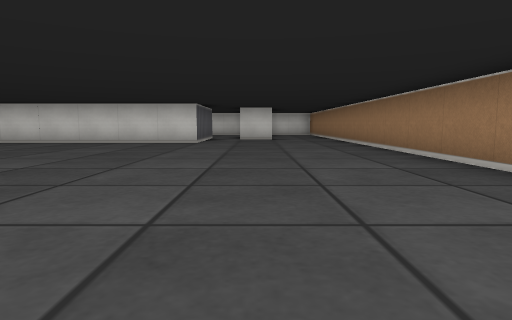
[1] (above)

15 first-person views from a walk through a cub3D maze. The camera is about half as high as the walls, tilts 6° down and sees 75° across. The floor is counted in squares. Each view is taken from the middle of a square. On the plan, view 1 faces up. The plan holds only what a view shows up to about 9 squares ahead; the rest is blank.

[2]
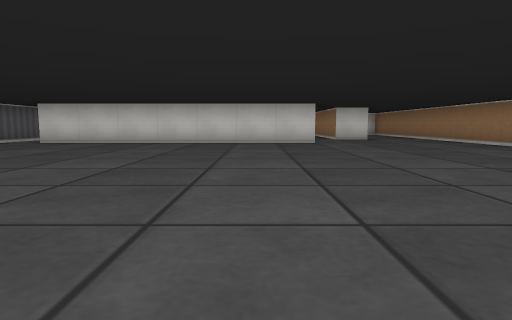

[3]
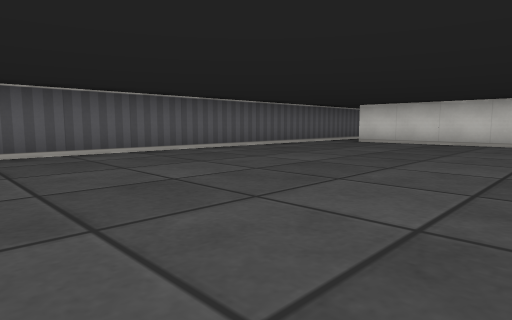

[4]
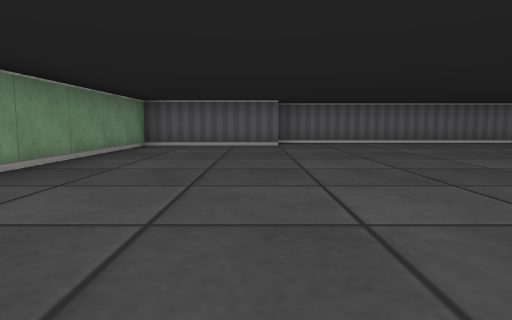

[5]
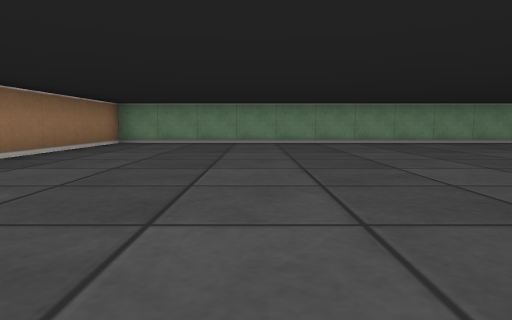

[6]
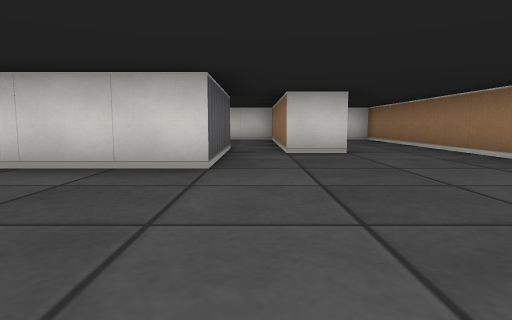

[7]
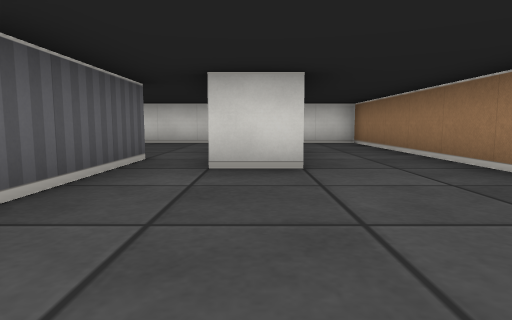

[8]
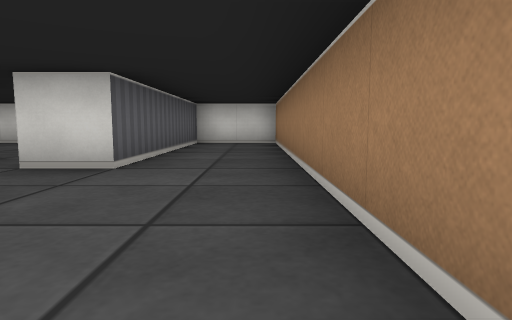

[9]
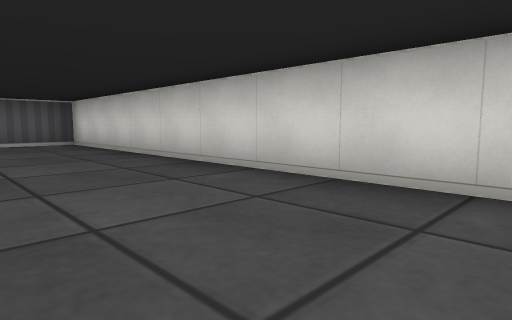

[10]
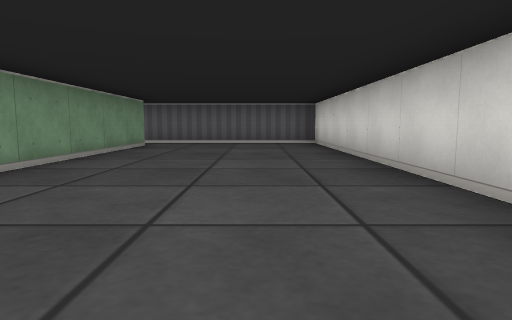

[11]
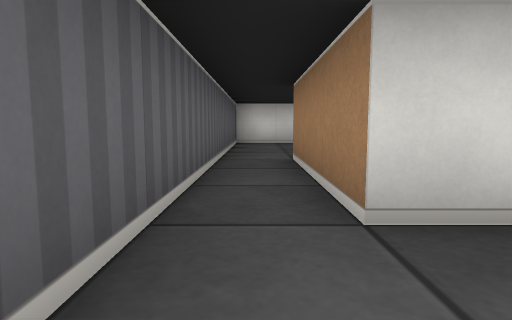

[12]
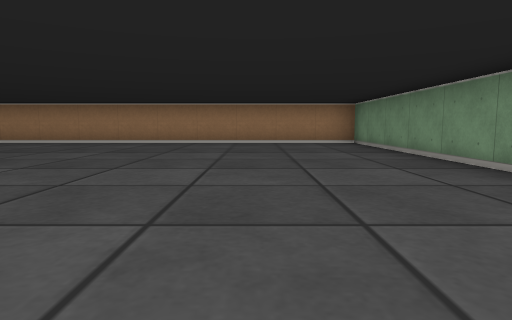

[13]
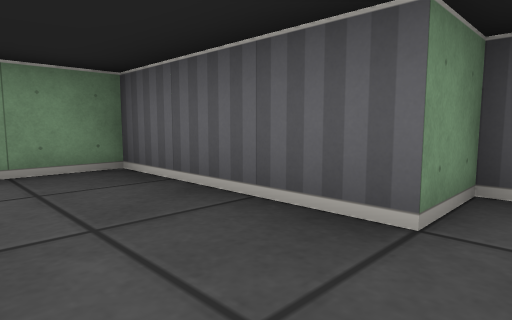

[14]
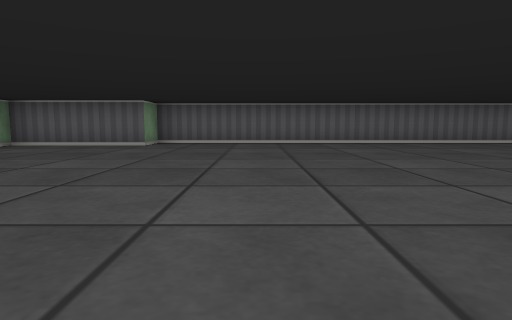

[15]
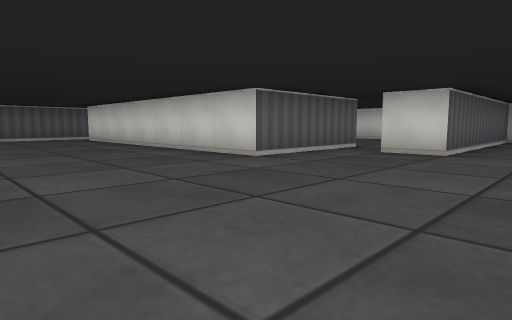

### Floor plan
Points are (right, up) in squares from view 1. A wall is a line through its corners. A room is listed if a view was taken in it or the views show most of it. See-through windows are left out.
Room 1 (views 1, 2, 3, 4, 5, 6, 7, 8, 11, 12, 13, 14, 15)
walls: (-1.5, 10.4) (-1.5, 8.5) (-8.5, 8.5); (-9.5, 8.5) (-9.5, -0.5) (-8.5, -0.5) (-8.5, -3.5) (2.5, -3.5) (2.5, 15.5) (0.5, 15.5) (0.5, 10.5) (-0.5, 10.5)
ways out: opening at (-9, 9) to room 2; opening at (-1, 11) to room 2
Room 2 (views 9, 10)
walls: (-1.5, 11.6) (-1.5, 10.4); (-1.1, 15.5) (-9.5, 15.5) (-9.5, 8.5); (-0.5, 10.5) (-0.5, 13.9); (-8.5, 8.5) (-8.5, 11.5) (-4.1, 11.5)
ways out: opening at (-9, 9) to room 1; opening at (-1, 11) to room 1

Where each view was taken, in squares from view 1:
view 1: 0 up, 0 right, facing up
view 2: 0 up, 3 left, facing up
view 3: 0 up, 4 left, facing up-left
view 4: 1 down, 1 left, facing left
view 5: 5 up, 1 left, facing down
view 6: 5 up, 1 left, facing up
view 7: 7 up, 0 right, facing up
view 8: 7 up, 2 right, facing up
view 9: 13 up, 1 left, facing up-left
view 10: 14 up, 1 left, facing left
view 11: 7 up, 9 left, facing up
view 12: 1 down, 6 left, facing right
view 13: 0 up, 7 left, facing down-left
view 14: 2 up, 1 left, facing left
view 15: 5 up, 2 right, facing up-left
